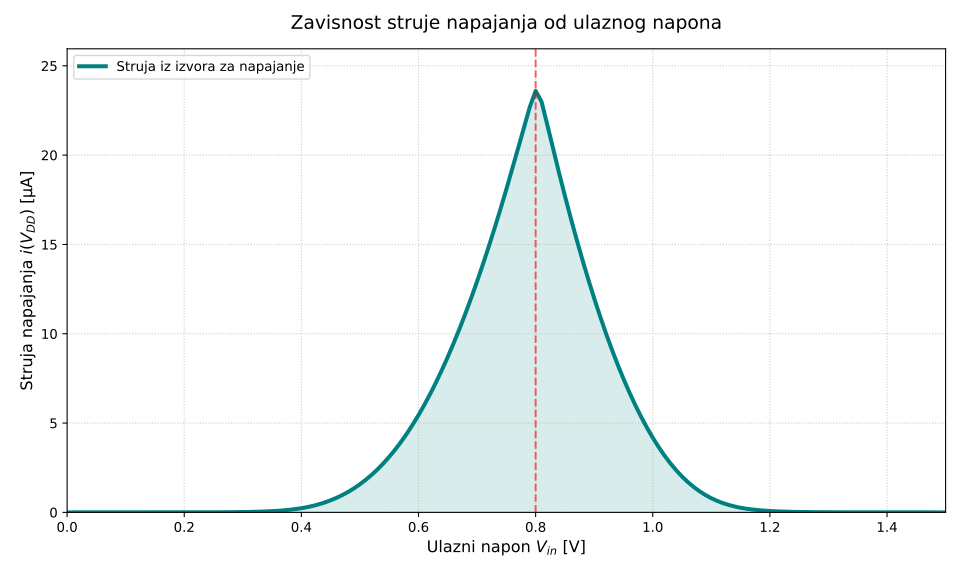

Source code (Python):
import numpy as np
import matplotlib.pyplot as plt

putanja = '/home/Nikola.Jankovic/projekat/slucaj_2/python/struja.txt'
try:
    podaci = np.loadtxt(putanja)
    vin = podaci[:, 0]
    struja_ua = -podaci[:, 3] * 1e6 
except Exception as e:
    print(f"Greška pri učitavanju: {e}")
    exit()

idx_max = np.argmax(struja_ua)
vt_real = vin[idx_max]
imax = struja_ua[idx_max]

plt.figure(figsize=(10, 6))

plt.fill_between(vin, 0, struja_ua, color='teal', alpha=0.15)

plt.plot(vin, struja_ua, color='teal', linewidth=3, label=r'Struja iz izvora za napajanje')

plt.axvline(x=vt_real, color='red', linestyle='--', alpha=0.6)

plt.title('Zavisnost struje napajanja od ulaznog napona', fontsize=14, pad=15)
plt.xlabel('Ulazni napon $V_{in}$ [V]', fontsize=12)
plt.ylabel('Struja napajanja $i(V_{DD})$ [µA]', fontsize=12)
plt.xlim([0, 1.5])

plt.ylim([0, imax * 1.1]) 

plt.grid(True, linestyle=':', alpha=0.7)
plt.legend(loc='upper left')

plt.tight_layout()
plt.savefig('/home/Nikola.Jankovic/projekat/slucaj_2/python/struja.svg', format='svg')
plt.show()
